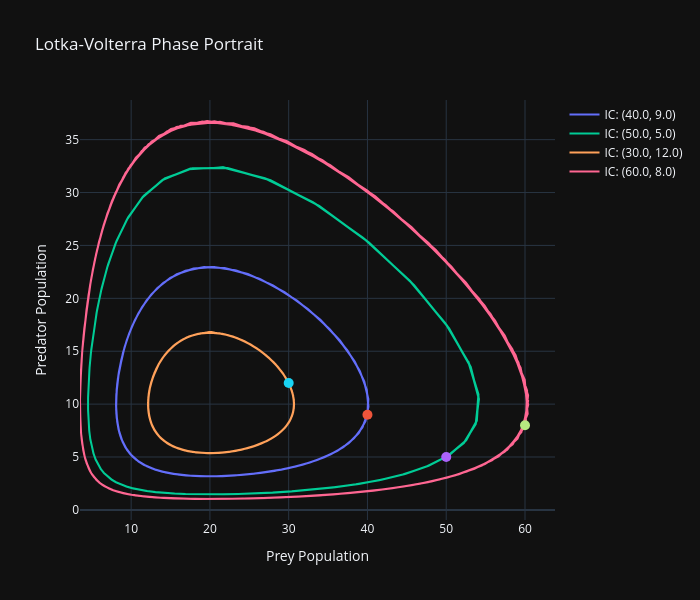

Here is the notebook cell this chart was saved with:
### Code cell
# Phase portrait with multiple initial conditions
fig = go.Figure()

# Multiple initial conditions
initial_conditions = [
    (40.0, 9.0),
    (50.0, 5.0),
    (30.0, 12.0),
    (60.0, 8.0),
]

t_eval_phase = torch.linspace(0, 30, 300, device=device)

for x0, y0 in initial_conditions:
    state_ic = TensorDict(
        {
            "prey": torch.tensor([x0], device=device),
            "predator": torch.tensor([y0], device=device),
        },
        batch_size=[],
    )

    _, interp = runge_kutta_4(
        lotka_volterra, state_ic, t_span=(0.0, 30.0), dt=0.05
    )

    # Batched query for efficiency
    states = interp(t_eval_phase)
    if hasattr(states, "keys"):  # TensorDict
        prey_traj = states["prey"].squeeze().cpu().numpy()
        pred_traj = states["predator"].squeeze().cpu().numpy()
    else:
        prey_traj = states[..., 0].cpu().numpy()
        pred_traj = states[..., 1].cpu().numpy()

    fig.add_trace(
        go.Scatter(
            x=prey_traj,
            y=pred_traj,
            mode="lines",
            name=f"IC: ({x0}, {y0})",
        )
    )

    # Mark initial point
    fig.add_trace(
        go.Scatter(
            x=[x0],
            y=[y0],
            mode="markers",
            marker=dict(size=10, symbol="circle"),
            showlegend=False,
        )
    )

fig.update_layout(
    title="Lotka-Volterra Phase Portrait",
    xaxis_title="Prey Population",
    yaxis_title="Predator Population",
    template=plotly_template,
    width=700,
    height=600,
)
fig.show()

### Figure 1 — Plotly figure (JSON) as saved in the notebook; plotly's stock layout.template omitted (floating-point values rounded to 4 significant figures; data arrays with more than 128 entries replaced by an {"elided": "..."} marker saying what was removed)
{"data": [{"mode": "lines", "name": "IC: (40.0, 9.0)", "type": "scatter", "x": {"elided": "300 float values"}, "y": {"elided": "300 float values"}}, {"marker": {"size": 10, "symbol": "circle"}, "mode": "markers", "showlegend": false, "type": "scatter", "x": [40.0], "y": [9.0]}, {"mode": "lines", "name": "IC: (50.0, 5.0)", "type": "scatter", "x": {"elided": "300 float values"}, "y": {"elided": "300 float values"}}, {"marker": {"size": 10, "symbol": "circle"}, "mode": "markers", "showlegend": false, "type": "scatter", "x": [50.0], "y": [5.0]}, {"mode": "lines", "name": "IC: (30.0, 12.0)", "type": "scatter", "x": {"elided": "300 float values"}, "y": {"elided": "300 float values"}}, {"marker": {"size": 10, "symbol": "circle"}, "mode": "markers", "showlegend": false, "type": "scatter", "x": [30.0], "y": [12.0]}, {"mode": "lines", "name": "IC: (60.0, 8.0)", "type": "scatter", "x": {"elided": "300 float values"}, "y": {"elided": "300 float values"}}, {"marker": {"size": 10, "symbol": "circle"}, "mode": "markers", "showlegend": false, "type": "scatter", "x": [60.0], "y": [8.0]}], "layout": {"height": 600, "title": {"text": "Lotka-Volterra Phase Portrait"}, "width": 700, "xaxis": {"title": {"text": "Prey Population"}}, "yaxis": {"title": {"text": "Predator Population"}}}}
